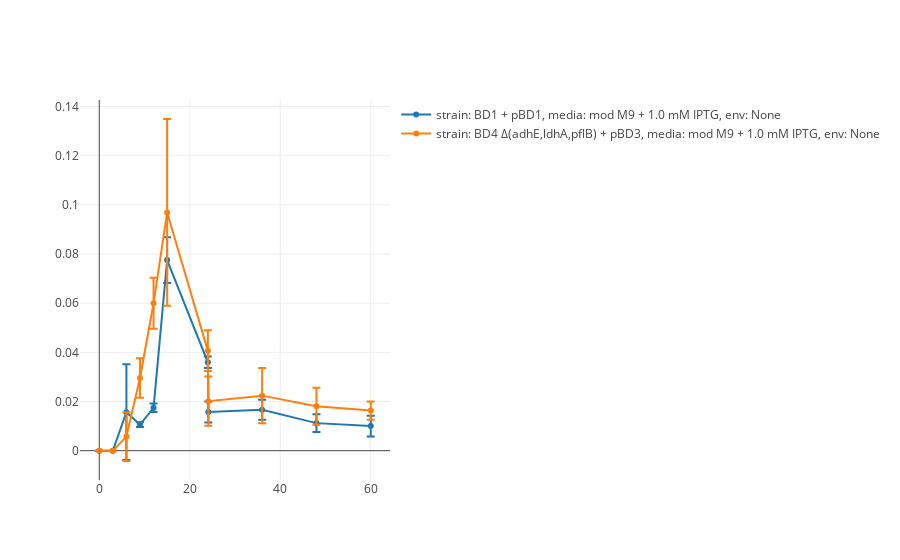

The cell this chart's notebook holds for it:
### Markdown cell above
## Exploring features

With a standard schema for the data, we can now begin to explore some of the features which have been generated. Features include things like:

- rate ($g\ \ h^{-1}$)
- yield ($g_{product}\ \ g_{substrate}^{-1}$)
- specific productivity ($g\ \ gdw^{-1}\ \ h^{-1}$)
- normalized data (e.g. $a.u. fluorescence\ \ OD_{600}^{-1}$)

### Code cell
iplot(
    [go.Scatter(
            x=rep.avg.analyte_dict['etoh'].time_vector,
            y=rep.avg.analyte_dict['etoh'].specific_productivity,
            name=str(rep.trial_identifier),
            error_y=dict(type='data', array=rep.std.analyte_dict['etoh'].specific_productivity)
               )
     for rep in expt.replicate_trials]
)

### Figure 1 — Plotly figure (JSON) as saved in the notebook; plotly's stock layout.template omitted (floating-point values rounded to 4 significant figures)
{"data": [{"error_y": {"array": [0, 0, 0.01947, 0.0009851, 0.001725, 0.009287, 0.002316, 0.004299, 0.004071, 0.003584, 0.00421], "type": "data"}, "name": "strain: BD1 + pBD1,\tmedia: mod M9 + 1.0 mM IPTG,\tenv: None ", "type": "scatter", "x": [0, 3, 6, 9, 12, 15, 24, 24.1, 36, 48, 60], "y": [0, 0, 0.01565, 0.01062, 0.01744, 0.07752, 0.03596, 0.01574, 0.01664, 0.01121, 0.009999]}, {"error_y": {"array": [0, 0, 0.009921, 0.008026, 0.0104, 0.038, 0.008289, 0.01001, 0.0112, 0.007536, 0.00373], "type": "data"}, "name": "strain: BD4 Δ(adhE,ldhA,pflB) + pBD3,\tmedia: mod M9 + 1.0 mM IPTG,\tenv: None ", "type": "scatter", "x": [0, 3, 6, 9, 12, 15, 24, 24.1, 36, 48, 60], "y": [0, 0, 0.005728, 0.02955, 0.05996, 0.09692, 0.04068, 0.02014, 0.02239, 0.01804, 0.01632]}], "layout": {}}
